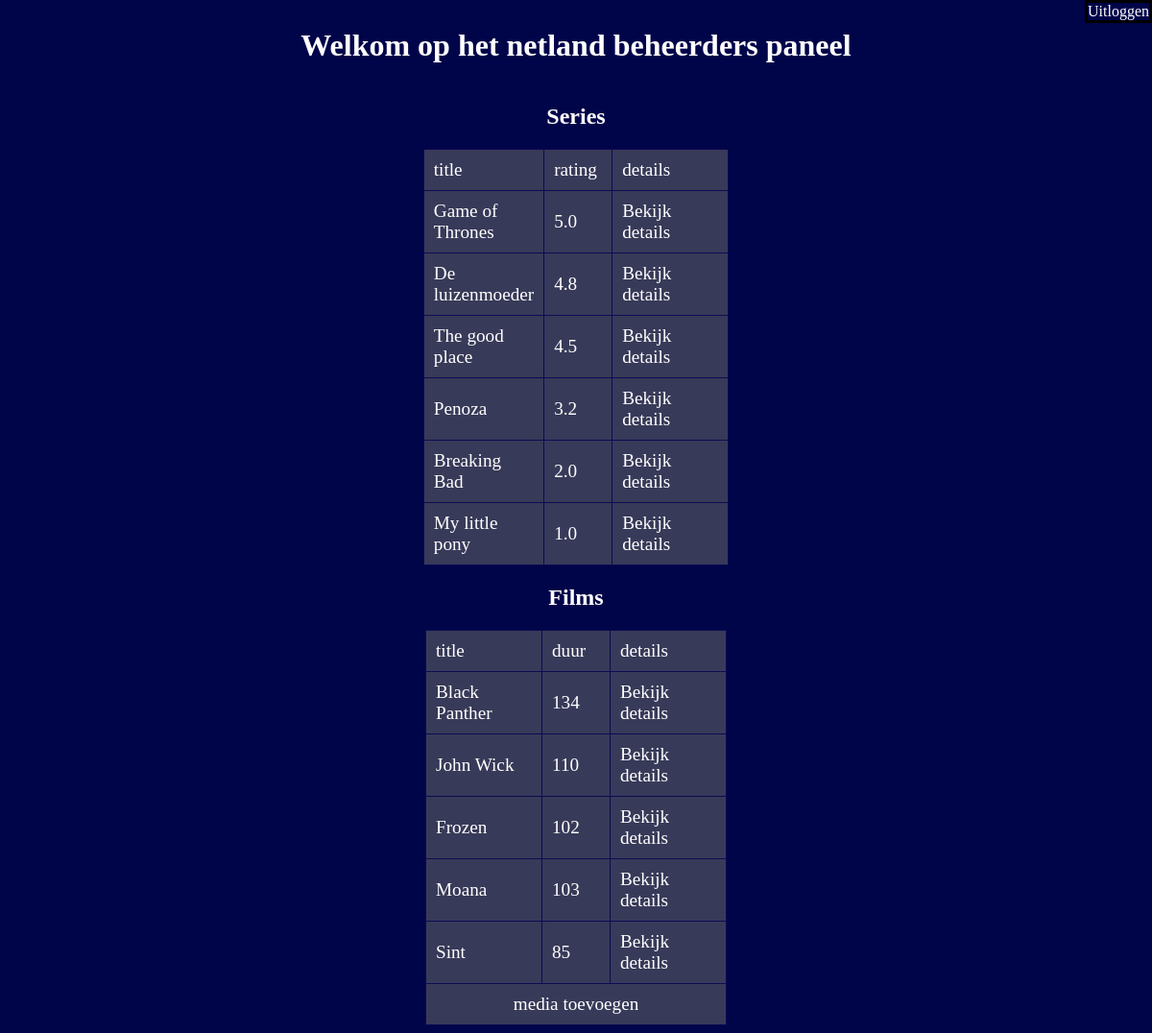
Page /index.php?seriesordedby=rating (signed in) on the committed database.
### tables this page shows
CREATE TABLE `media` (
	id MEDIUMINT NOT NULL AUTO_INCREMENT PRIMARY KEY,
    title VARCHAR(100)  NULL,
    rating DECIMAL(2,1) NULL,
    summary TEXT  NULL,
    has_won_awards INT  NULL,
    seasons INT   ,
    country VARCHAR(5)  NULL,
    spoken_in_language ENUM('NL', 'EN') NULL,
    length_in_minutes INTEGER NULL,
    released_at DATE NULL,
    youtube_trailer_id VARCHAR(20)NULL,
    soort ENUM('films', 'series') NOT NULL
);

### index.php (the view, shortened to what this page needs)
<?php
include "db_connectie.php";
if (isset($_GET['seriesordedby'])) {
    $Link1 = '&seriesordedby=rating';
    $query = $pdo->query('SELECT * FROM media WHERE soort = "series" ORDER BY rating DESC;');
} else {
    $Link1 = '';
    $query = $pdo->query('SELECT * FROM media WHERE soort = "series"');
}
if (isset($_GET['moviesorderdby'])) {
    $Link2 = '&moviesorderdby=duur';
    $query2 = $pdo->query('SELECT id, title, length_in_minutes, soort FROM media ORDER BY length_in_minutes DESC');
} else {
    $Link2 = '';
    $query2 = $pdo->query('SELECT * FROM media WHERE soort = "films"');
}
$result = $query->fetchAll(PDO::FETCH_ASSOC);
$result2 = $query2->fetchAll(PDO::FETCH_ASSOC);
?>
<html>
<!DOCTYPE html>
<html lang="en">
<head>
    <link rel="stylesheet" type="text/css" href="style.css">
</head>
<body>
    <h1>Welkom op het netland beheerders paneel</h1>
    <a href="logout.php" class="uitloggen">Uitloggen</a>
    <h2>Series</h2>
    <?php
    echo "<table><tr><td class='text'>title</td><td class='number'><a href='?seriesordedby=rating" . $Link2 . "'>rating</a></td><td class='text'>details</td></tr>";
    foreach ($result as $key => $value) {
        $id = $value['id'];
        $title = $value['title'];
        $rating = $value['rating'];
        echo "<tr><td class='text'>$title</td><td class='number'>$rating</td><td class='text'><a href='detail.php?id=$id'> Bekijk details</a></td></tr>";
    }
    ?>
    </table>
    <h2>Films</h2>
    <?php
    echo "<table><tr><td class='text'>title</td><td class='number'><a href='?moviesorderdby=duur" . $Link1 . "'>duur</a></td><td class='text'>details</td></tr>";
    foreach ($result2 as $key => $value) {
        $id = $value['id'];
        $title = $value['title'];
        $duur = $value['length_in_minutes'];
        echo "<tr><td class='text'>$title</td><td class='number'>$duur</td><td class='text'><a href='detail.php?id=$id'> Bekijk details</a></td></tr>";
    }
    echo "<td colspan='3' class='text toevoegen'><a href='insert.php'>media toevoegen</a></td></tr>";
    ?>
    </table>
</body>
</html>

### style.css (style rules this page uses)
.uitloggen { position: absolute; top: 0; right: 0; border: solid black; color: solid red; }
table, th, td { border: 1px solid rgb(11, 11, 83); border-collapse: collapse; }
th, td { padding: 10px; }
table { align-items: center; font-size: larger; background-color: rgba(104, 104, 104, 0.54); }
.text { width: 100px; }
.number { width: 50px; }
body { background-color: #000449; text-align: center; color: white; display: flex; flex-direction: column; align-items: center; }
a { color: white; text-decoration: none; }
.toevoegen { text-align: center; }

### rows in the picture
media: title "Game of Thrones", rating "5.0"
media: title "De luizenmoeder", rating "4.8"
media: title "The good place", rating "4.5"
media: title "Penoza", rating "3.2"
media: title "Breaking Bad", rating "2.0"
media: title "My little pony", rating "1.0"
media: title "Black Panther", length_in_minutes "134"
media: title "John Wick", length_in_minutes "110"
media: title "Frozen", length_in_minutes "102"
media: title "Moana", length_in_minutes "103"
media: title "Sint", length_in_minutes "85"
